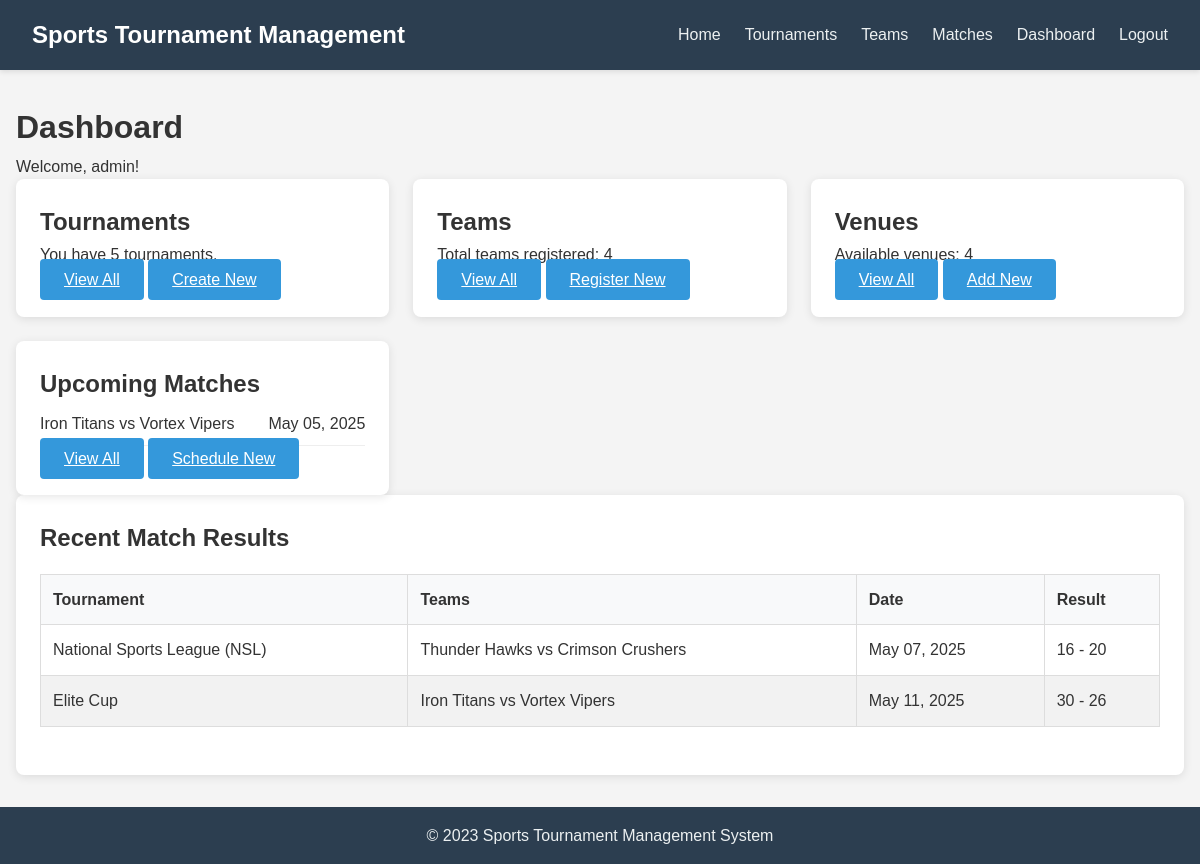
The page /dashboard (signed in) on the database its author committed.
### models.py (models this page shows)
class User(db.Model):
    id = db.Column(db.Integer, primary_key=True)
    username = db.Column(db.String(80), unique=True, nullable=False)
    password = db.Column(db.String(200), nullable=False)
    is_admin = db.Column(db.Boolean, default=False)
    tournaments = db.relationship('Tournament', backref='organizer', lazy=True)

class Match(db.Model):
    id = db.Column(db.Integer, primary_key=True)
    tournament_id = db.Column(db.Integer, db.ForeignKey('tournament.id'), nullable=False)
    team1_id = db.Column(db.Integer, db.ForeignKey('team.id'), nullable=False)
    team2_id = db.Column(db.Integer, db.ForeignKey('team.id'), nullable=False)
    match_date = db.Column(db.DateTime, nullable=False)
    status = db.Column(db.String(20), default='Scheduled')  # Scheduled, In Progress, Completed
    result = db.relationship('MatchResult', backref='match', lazy=True, uselist=False)
    team1 = db.relationship('Team', foreign_keys=[team1_id])
    team2 = db.relationship('Team', foreign_keys=[team2_id])

class Team(db.Model):
    id = db.Column(db.Integer, primary_key=True)
    name = db.Column(db.String(100), nullable=False)
    tournament_id = db.Column(db.Integer, db.ForeignKey('tournament.id'), nullable=False)
    players = db.relationship('Player', backref='team', lazy=True)
    wins = db.Column(db.Integer, default=0)
    losses = db.Column(db.Integer, default=0)
    draws = db.Column(db.Integer, default=0)

class Tournament(db.Model):
    id = db.Column(db.Integer, primary_key=True)
    name = db.Column(db.String(100), nullable=False)
    sport_type = db.Column(db.String(50), nullable=False)
    start_date = db.Column(db.DateTime, nullable=False)
    end_date = db.Column(db.DateTime, nullable=False)
    created_at = db.Column(db.DateTime, default=datetime.utcnow)
    venue_id = db.Column(db.Integer, db.ForeignKey('venue.id'), nullable=False)
    organizer_id = db.Column(db.Integer, db.ForeignKey('user.id'), nullable=False)
    teams = db.relationship('Team', backref='tournament', lazy=True)
    matches = db.relationship('Match', backref='tournament', lazy=True)

class MatchResult(db.Model):
    id = db.Column(db.Integer, primary_key=True)
    match_id = db.Column(db.Integer, db.ForeignKey('match.id'), nullable=False)
    team1_score = db.Column(db.Integer, nullable=False)
    team2_score = db.Column(db.Integer, nullable=False)
    recorded_at = db.Column(db.DateTime, default=datetime.utcnow)

### routes.py (the view)
@app.route('/dashboard')
def dashboard():
    if 'user_id' not in session:
        flash('Please log in first')
        return redirect(url_for('login'))
    user = User.query.get(session['user_id'])
    tournaments = Tournament.query.all()
    venues = Venue.query.all()
    teams = Team.query.all()
    matches = Match.query.all()
    return render_template('dashboard.html',
                           user=user,
                           tournaments=tournaments,
                           venues=venues,
                           teams=teams,
                           matches=matches)

### templates/dashboard.html
{% extends 'base.html' %}
{% block content %}
<h1>Dashboard</h1>
<p>Welcome, {{ user.username }}!</p>
<div class="dashboard-widgets">
    <div class="widget">
        <h2>Tournaments</h2>
        <p>You have {{ tournaments|length }} tournaments.</p>
        <a href="{{ url_for('tournaments') }}" class="btn">View All</a>
        <a href="{{ url_for('new_tournament') }}" class="btn">Create New</a>
    </div>
    <div class="widget">
        <h2>Teams</h2>
        <p>Total teams registered: {{ teams|length }}</p>
        <a href="{{ url_for('teams') }}" class="btn">View All</a>
        <a href="{{ url_for('new_team') }}" class="btn">Register New</a>
    </div>
    <div class="widget">
        <h2>Venues</h2>
        <p>Available venues: {{ venues|length }}</p>
        <a href="{{ url_for('venues') }}" class="btn">View All</a>
        <a href="{{ url_for('new_venue') }}" class="btn">Add New</a>
    </div>
    <div class="widget">
        <h2>Upcoming Matches</h2>
        <ul class="dashboard-list">
            {% for match in matches if match.status == 'Scheduled' %}
                <li>
                    <span>{{ match.team1.name }} vs {{ match.team2.name }}</span>
                    <span>{{ match.match_date.strftime('%b %d, %Y') }}</span>
                </li>
            {% else %}
                <li>No upcoming matches.</li>
            {% endfor %}
        </ul>
        <a href="{{ url_for('matches') }}" class="btn">View All</a>
        <a href="{{ url_for('new_match') }}" class="btn">Schedule New</a>
    </div>
</div>
<div class="card">
    <h2 class="card-title">Recent Match Results</h2>
    <table class="table">
        <thead>
            <tr>
                <th>Tournament</th>
                <th>Teams</th>
                <th>Date</th>
                <th>Result</th>
            </tr>
        </thead>
        <tbody>
            {% for match in matches if match.status == 'Completed' %}
                <tr>
                    <td>{{ match.tournament.name }}</td>
                    <td>{{ match.team1.name }} vs {{ match.team2.name }}</td>
                    <td>{{ match.match_date.strftime('%b %d, %Y') }}</td>
                    <td>{{ match.result.team1_score }} - {{ match.result.team2_score }}</td>
                </tr>
            {% else %}
                <tr>
                    <td colspan="4">No completed matches.</td>
                </tr>
            {% endfor %}
        </tbody>
    </table>
</div>
{% endblock %}

### static/css/style.css (style rules this page uses)
* { margin: 0; padding: 0; box-sizing: border-box; font-family: 'Arial', sans-serif; }
body { background-color: #f4f4f4; color: #333; line-height: 1.6; }
.btn { padding: 0.75rem 1.5rem; background-color: #3498db; border: none; border-radius: 4px; color: #fff; cursor: pointer; font-size: 1rem; transition: background-color 0.3s ease; }
.card { background-color: #fff; border-radius: 8px; box-shadow: 0 2px 10px rgba(0,0,0,0.1); padding: 1.5rem; margin-bottom: 1.5rem; }
.card-title { margin-bottom: 1rem; font-size: 1.5rem; }
.table { width: 100%; border-collapse: collapse; margin-bottom: 1.5rem; }
.table th, .table td { padding: 0.75rem; border: 1px solid #ddd; text-align: left; }
.table th { background-color: #f8f9fa; font-weight: bold; }
.table tr:nth-child(even) { background-color: #f2f2f2; }
.dashboard-widgets { display: grid; grid-template-columns: repeat(auto-fit, minmax(300px, 1fr)); gap: 1.5rem; }
.widget { background-color: #fff; border-radius: 8px; box-shadow: 0 2px 10px rgba(0,0,0,0.1); padding: 1.5rem; }
.dashboard-list { list-style: none; }
.dashboard-list li { display: flex; justify-content: space-between; padding: 0.5rem 0; border-bottom: 1px solid #eee; }

### rows shown on the page
User: username "admin"
Match: team1.name "Iron Titans", team2.name "Vortex Vipers", match_date "May 05, 2025"
Match: tournament.name "National Sports League (NSL)", team1.name "Thunder Hawks", team2.name "Crimson Crushers", match_date "May 07, 2025", result.team1_score "16", result.team2_score "20"
Match: tournament.name "Elite Cup", team1.name "Iron Titans", team2.name "Vortex Vipers", match_date "May 11, 2025", result.team1_score "30", result.team2_score "26"

### other values the page prints
{{ tournaments|length }} "5"
{{ teams|length }} "4"
{{ venues|length }} "4"
